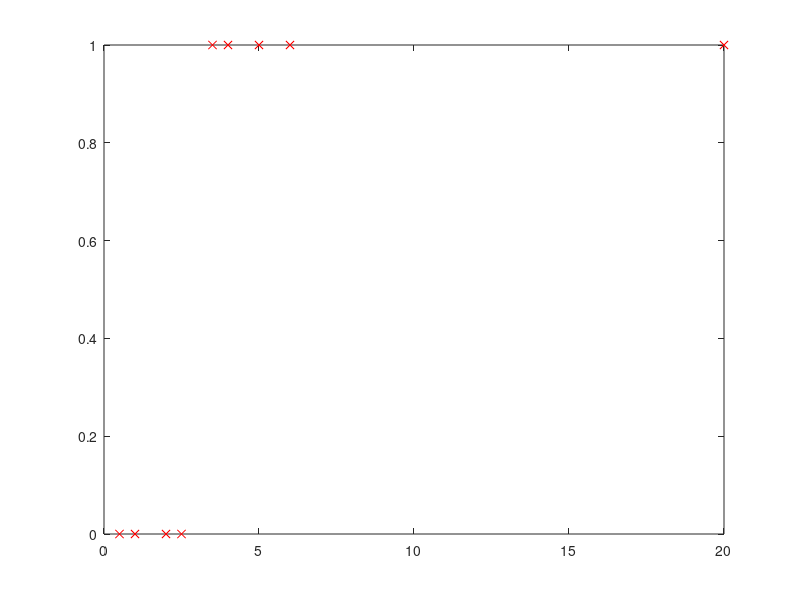

This figure's MATLAB source: (Note: this script raises an error after producing the figure.)
clear ; close all; clc;

x = [0.5;1;2;2.5;3.5;4;5;6;20];
y = [0;0;0;0;1;1;1;1;1];

x = [ones(length(y), 1), x];

plot(x(:, 2),y, 'rx');

theta = zeros(2,1);

[theta, history] = gradientDescentMulti(x, y, theta, 0.1, 3000);

disp(theta);

hold on;

plot(x(:,2), hipothesisFunction(x, theta), '-');

#plot(1:numel(history), history, '-b', 'LineWidth', 2);

